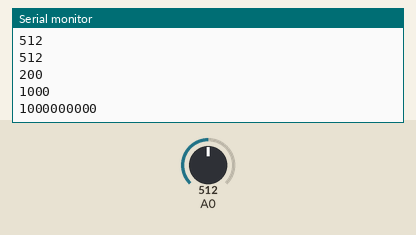
Simulated run of this sketch. Board: Arduino Uno, built with avr-gcc and run on an emulated ATmega328P. On the bench: the last lines printed to the serial monitor. The test bench sets the inputs (shaded band); at power-on: A0 = 512.

Above: at 1.2 s.
1.3 s: A0 set to 716
At 2.2 s:
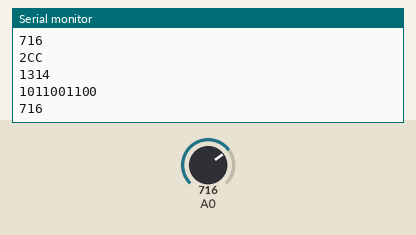
2.9 s: A0 set to 511
At 3.8 s:
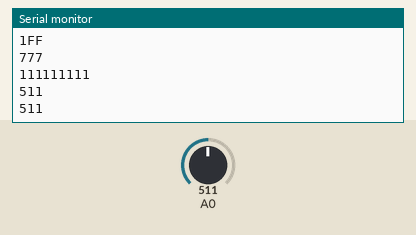
4.5 s: A0 set to 122
At 5.2 s:
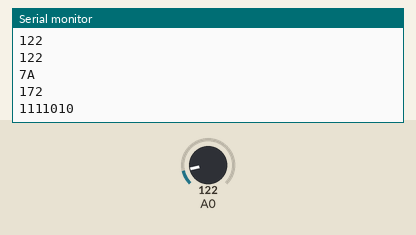
Timing chart, 0 to 7.5 s (numbered marks = the images above; inputs shaded):
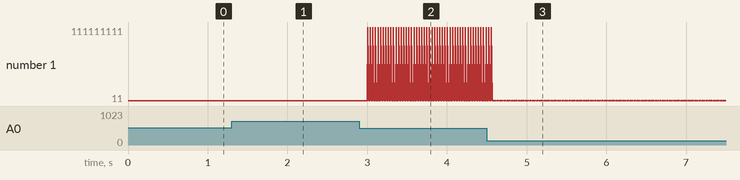

The sketch:

encoding.ino
```cpp
/*
  Analog input

    Reads an analog input on analog in 0, and prints the value out.

    Created 24 March 2006
    by Tom Igoe
*/

int analogValue = 0;    // Variable to hold the analog value.

void setup() {
    // open the serial port at 9600 bit/s:
    Serial.begin(9600);
}

void loop() {
    // Read the analog input on pin 0:
    analogValue = analogRead(0);

    // Print it out in many formats:
    Serial.println(analogValue);       // print as an ASCII-encoded decimal
    Serial.println(analogValue, DEC);  // print as an ASCII-encoded decimal
    Serial.println(analogValue, HEX);  // print as an ASCII-encoded hexadecimal
    Serial.println(analogValue, OCT);  // print as an ASCII-encoded octal
    Serial.println(analogValue, BIN);  // print as an ASCII-encoded binary

    // Delay 10 milliseconds before the next reading:
    delay(10);
}
```

Measured:
- after the input at 1.3 s, the serial monitor: prints a new line after 0.07 s (image 1)
- after the input at 2.9 s, the serial monitor: prints a new line after 0.09 s (image 2)
- after the input at 4.5 s, the serial monitor: prints a new line after 0.07 s (image 3)
- plotted number 1: 1000 → 1314 after the input at 1.3 s, 1314 → 111111111 after the input at 2.9 s
